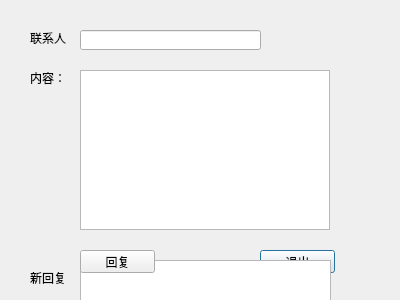
<?xml version="1.0" encoding="UTF-8"?>
<ui version="4.0">
 <class>ReplyTheMessage</class>
 <widget class="QDialog" name="ReplyTheMessage">
  <property name="geometry">
   <rect>
    <x>0</x>
    <y>0</y>
    <width>400</width>
    <height>300</height>
   </rect>
  </property>
  <property name="windowTitle">
   <string>Dialog</string>
  </property>
  <widget class="QPushButton" name="exitButton">
   <property name="geometry">
    <rect>
     <x>260</x>
     <y>250</y>
     <width>75</width>
     <height>23</height>
    </rect>
   </property>
   <property name="text">
    <string>退出</string>
   </property>
  </widget>
  <widget class="QLabel" name="newlabel">
   <property name="geometry">
    <rect>
     <x>30</x>
     <y>270</y>
     <width>41</width>
     <height>16</height>
    </rect>
   </property>
   <property name="text">
    <string>新回复：</string>
   </property>
  </widget>
  <widget class="QLineEdit" name="namelineEdit">
   <property name="geometry">
    <rect>
     <x>80</x>
     <y>30</y>
     <width>181</width>
     <height>20</height>
    </rect>
   </property>
  </widget>
  <widget class="QTextEdit" name="replyTextEdit">
   <property name="geometry">
    <rect>
     <x>80</x>
     <y>260</y>
     <width>251</width>
     <height>160</height>
    </rect>
   </property>
  </widget>
  <widget class="QTextEdit" name="contentTextEdit">
   <property name="geometry">
    <rect>
     <x>80</x>
     <y>70</y>
     <width>250</width>
     <height>160</height>
    </rect>
   </property>
  </widget>
  <widget class="QLabel" name="label_1">
   <property name="geometry">
    <rect>
     <x>30</x>
     <y>30</y>
     <width>41</width>
     <height>16</height>
    </rect>
   </property>
   <property name="text">
    <string>联系人：</string>
   </property>
  </widget>
  <widget class="QLabel" name="label_2">
   <property name="geometry">
    <rect>
     <x>30</x>
     <y>70</y>
     <width>41</width>
     <height>16</height>
    </rect>
   </property>
   <property name="text">
    <string>内容：</string>
   </property>
  </widget>
  <widget class="QPushButton" name="replyButton">
   <property name="geometry">
    <rect>
     <x>80</x>
     <y>250</y>
     <width>75</width>
     <height>23</height>
    </rect>
   </property>
   <property name="text">
    <string>回复</string>
   </property>
  </widget>
 </widget>
 <resources/>
 <connections/>
</ui>
